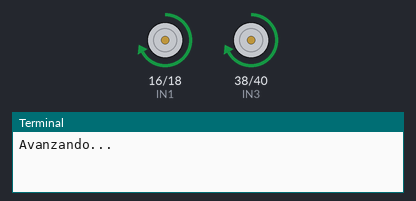
The program below on a simulated Raspberry Pi (header pin numbers). Parts: motor-driver pin pairs drawn as motors (green arrow = first pin HIGH = forward, orange = second pin HIGH = backward, longer = more drive, scaled by the enable pin), the last lines printed to the terminal. At 7.0 s the program stops and its outputs stay as they are.

Above: at 0.1 s.
At 4.1 s:
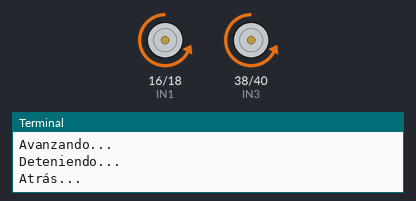
At 7.1 s:
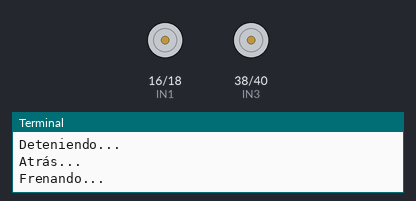
Timing chart, 0 to 8.5 s (numbered marks = the images above):
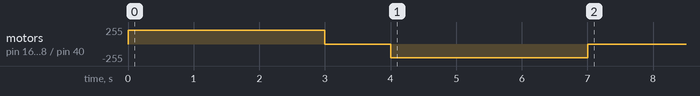

The program:

prueba_de_motores.py
```python
import RPi.GPIO as GPIO
import time

# Modo de numeración de pines físicos
GPIO.setmode(GPIO.BOARD)
GPIO.setwarnings(False)

# Pines de control para el L298N (ajusta según tu conexión real)
IN1 = 16
IN2 = 18
IN3 = 38
IN4 = 40
ENA = 15
ENB = 36

# Configurar pines como salida
for pin in [IN1, IN2, IN3, IN4, ENA, ENB]:
    GPIO.setup(pin, GPIO.OUT)

# PWM en pines ENA y ENB
pwmA = GPIO.PWM(ENA, 1000)  # 1 KHz
pwmB = GPIO.PWM(ENB, 1000)

# Iniciar PWM con duty cycle 0 (apagado)
pwmA.start(0)
pwmB.start(0)

def adelante(velocidad=100): #100% de velocidad
    GPIO.output(IN1, GPIO.HIGH)
    GPIO.output(IN2, GPIO.LOW)
    GPIO.output(IN3, GPIO.HIGH)
    GPIO.output(IN4, GPIO.LOW)
    pwmA.ChangeDutyCycle(velocidad)
    pwmB.ChangeDutyCycle(velocidad)

def atras(velocidad=100):  #100% de velocidad
    GPIO.output(IN1, GPIO.LOW)
    GPIO.output(IN2, GPIO.HIGH)
    GPIO.output(IN3, GPIO.LOW)
    GPIO.output(IN4, GPIO.HIGH)
    pwmA.ChangeDutyCycle(velocidad)
    pwmB.ChangeDutyCycle(velocidad)

def frenar():
    GPIO.output(IN1, GPIO.LOW)
    GPIO.output(IN2, GPIO.LOW)
    GPIO.output(IN3, GPIO.LOW)
    GPIO.output(IN4, GPIO.LOW)
    pwmA.ChangeDutyCycle(0)
    pwmB.ChangeDutyCycle(0)

def limpiar():
    pwmA.stop()
    pwmB.stop()
    GPIO.cleanup()

# Ejemplo de uso
try:
    print("Avanzando...")
    adelante(80)
    time.sleep(3)

    print("Deteniendo...")
    frenar()
    time.sleep(1)

    print("Atrás...")
    atras(80)
    time.sleep(3)

    print("Frenando...")
    frenar()

except KeyboardInterrupt:
    print("Interrumpido por el usuario")

finally:
    limpiar()
```

Measured:
- by itself, motor on pin 16 (IN1) / pin 18 (IN2), motor on pin 38 (IN3) / pin 40 (IN4): stopped → forward 204/255 at 0.00 s, → stopped 3.0 s later, → backward 204/255 1.0 s later, → stopped 3.0 s later
